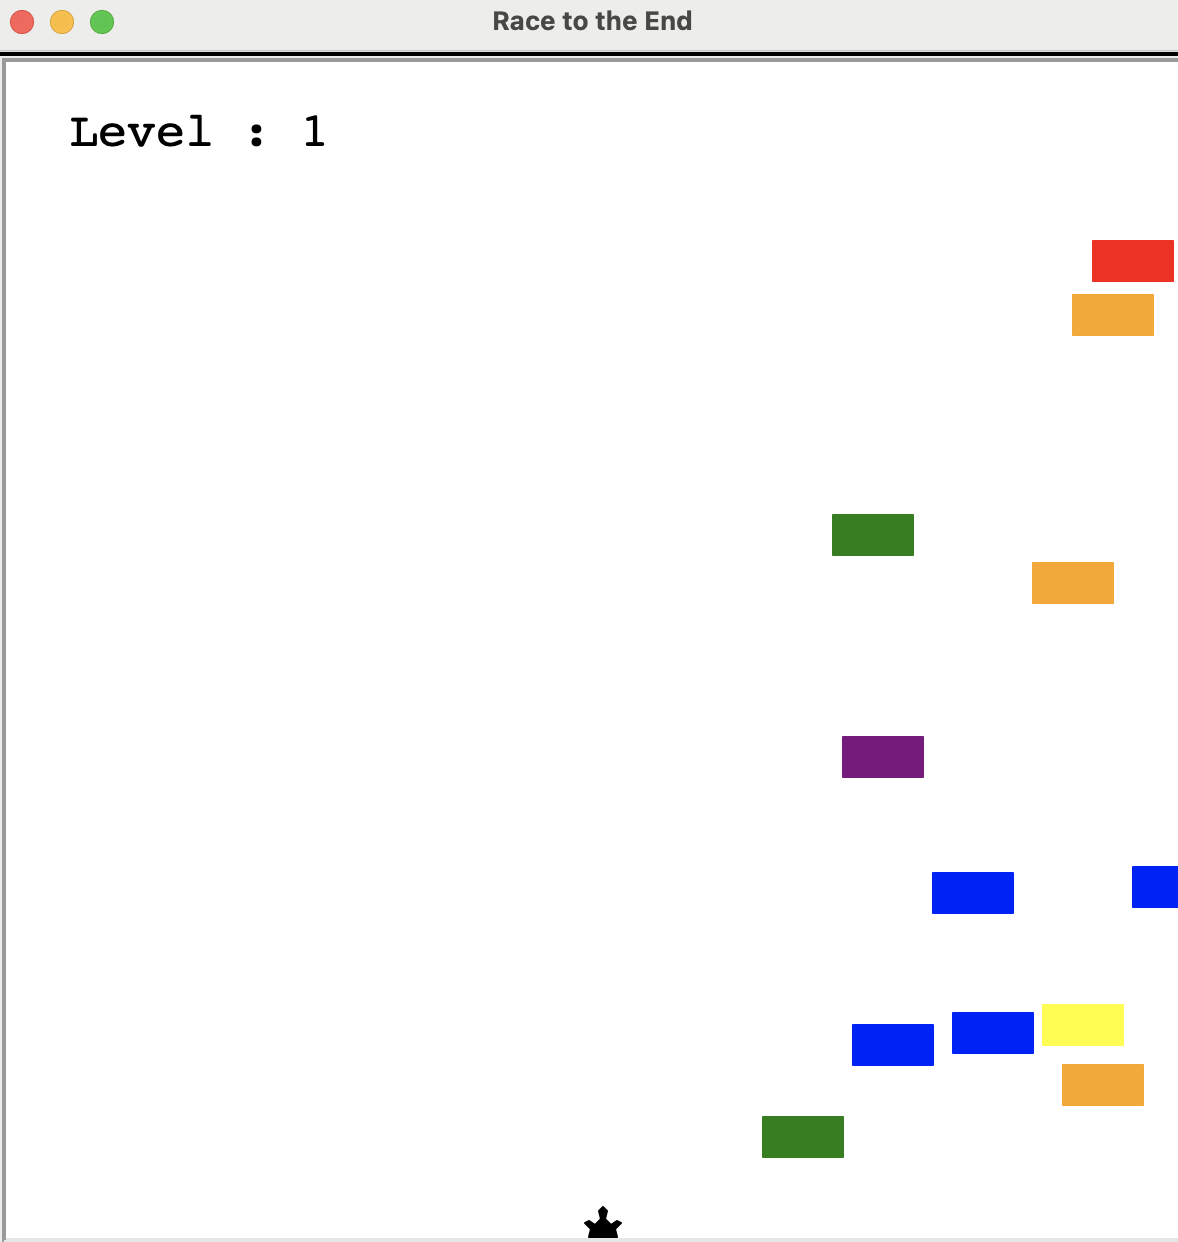

This chart was generated by the following Python code:
import time
from turtle import Screen
from player import Player
from car_manager import CarManager
from scoreboard import Scoreboard
import random
import turtle as t

def avoid_cars_game():
    screen = Screen()
    screen.title("Race to the End")
    screen.setup(width=600, height=600)
    screen.tracer(0)
    screen.listen()
    car_speed = 5
    increment_speed = 10
    
    scoreboard = Scoreboard()
    player = Player()
    list_cars =[]
    
    game_is_on = True
    while game_is_on:
        time.sleep(0.1)
        screen.update()
        screen.onkey(player.move_up, "Up")
        if random.random()<0.25: # creating a car with 25% probability every 10th of a second
            list_cars.append(CarManager())
        
        for car in list_cars: 
            car.move_car(car_speed) 
            if player.distance(car) < 15:
                game_is_on = False
                scoreboard.game_over()
                       
        if player.ycor()>290:
            scoreboard.score_increase()
            player.reset_pos()
            car_speed += increment_speed
        
        
        
    screen.exitonclick(close_turtle)
    
    
def close_turtle():
    t.bye()  # Close the Turtle graphics window without logs
